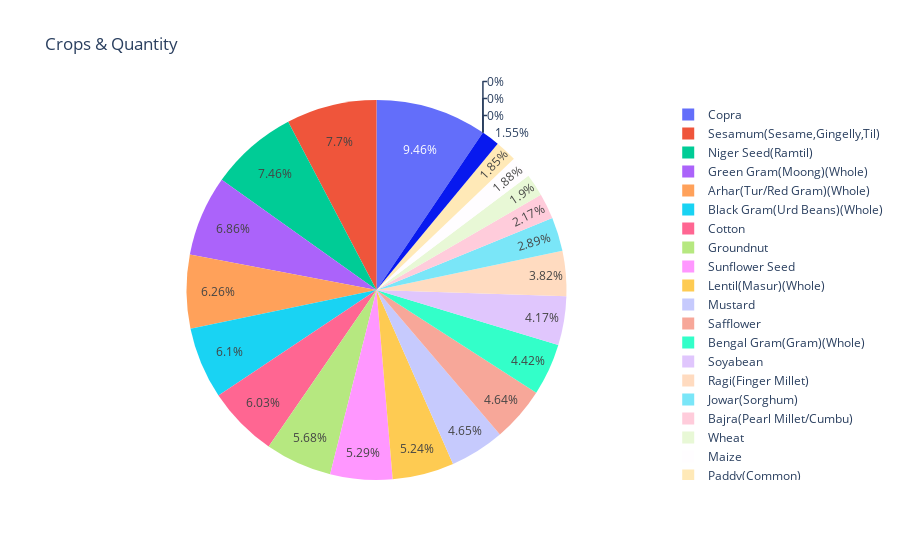

The notebook cell this image was saved under:
### Code cell
px.pie(df,names='Commodity',values='Quantity',title='Crops & Quantity')

### Figure 1 — Plotly figure (JSON) as saved in the notebook; plotly's stock layout.template omitted (floating-point values rounded to 4 significant figures)
{"data": [{"domain": {"x": [0, 1], "y": [0, 1]}, "hovertemplate": "Commodity=%{label}<br>Quantity=%{value}<extra></extra>", "labels": ["Bajra(Pearl Millet/Cumbu)", "Barley(Jau)", "Jowar(Sorghum)", "Maize", "Paddy(Common)", "Ragi(Finger Millet)", "Wheat", "Cotton", "Copra", "Groundnut", "Mustard", "Niger Seed(Ramtil)", "Safflower", "Sesamum(Sesame,Gingelly,Til)", "Soyabean", "Sunflower Seed", "Arhar(Tur/Red Gram)(Whole)", "Bengal Gram(Gram)(Whole)", "Black Gram(Urd Beans)(Whole)", "Green Gram(Moong)(Whole)", "Lentil(Masur)(Whole)", "Onion", "Potato", "Tomato"], "legendgroup": "", "name": "", "showlegend": true, "type": "pie", "values": ["2775.00", "1980.00", "3699.00", "2400.00", "2369.00", "4886.00", "2425.00", "7710.00", "12100.00", "7263.00", "5950.00", "9537.00", "5940.00", "9846.00", "5328.00", "6760.00", "8000.00", "5650.00", "7800.00", "8768.00", "6700.00", 0, 0, 0]}], "layout": {"legend": {"tracegroupgap": 0}, "title": {"text": "Crops & Quantity"}}}
